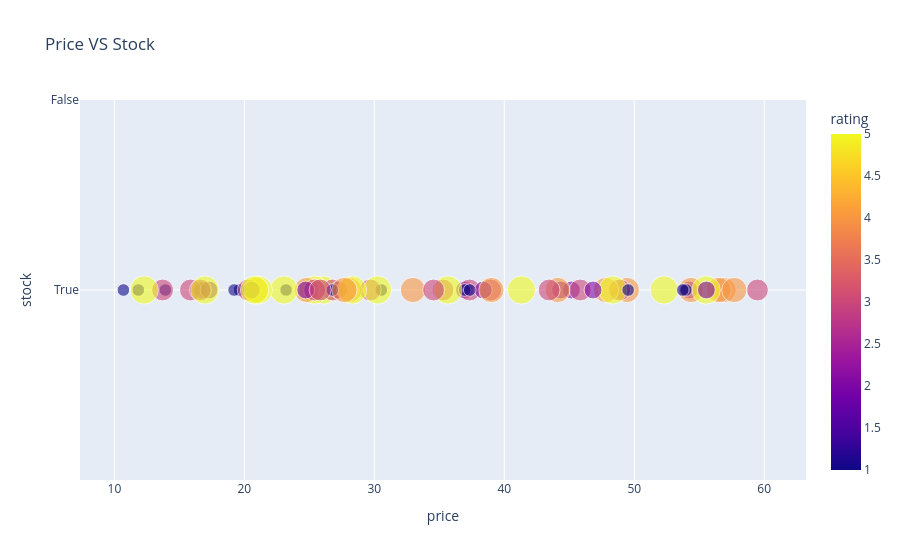

The notebook cell this image was saved under:
### Code cell
fig = px.scatter(
    df,
    x = "price",
    y = "stock",
    color = "rating",
    size = "rating",
    opacity = 0.6,
    hover_data = ["title", "category"],
    title = "Price VS Stock"
)

fig.update_yaxes(
    tickmode = "array",
    tickvals =[0, 1],
    ticktext = ["True", "False"]
)

fig.show()

### Figure 1 — Plotly figure (JSON) as saved in the notebook; plotly's stock layout.template omitted (floating-point values rounded to 4 significant figures; data arrays with more than 128 entries replaced by an {"elided": "..."} marker saying what was removed)
{"data": [{"customdata": {"elided": "69x2 str values"}, "hovertemplate": "price=%{x}<br>stock=%{y}<br>rating=%{marker.color}<br>title=%{customdata[0]}<br>category=%{customdata[1]}<extra></extra>", "legendgroup": "", "marker": {"color": [2, 4, 3, 2, 3, 2, 1, 4, 1, 3, 5, 4, 1, 4, 1, 4, 2, 1, 1, 5, 2, 3, 4, 3, 1, 3, 2, 3, 5, 5, 4, 4, 2, 5, 3, 1, 3, 2, 4, 5, 3, 3, 1, 1, 3, 5, 1, 5, 4, 3, 2, 4, 2, 3, 1, 4, 5, 1, 5, 5, 2, 1, 2, 5, 5, 3, 3, 4, 5], "coloraxis": "coloraxis", "opacity": 0.6, "size": [2, 4, 3, 2, 3, 2, 1, 4, 1, 3, 5, 4, 1, 4, 1, 4, 2, 1, 1, 5, 2, 3, 4, 3, 1, 3, 2, 3, 5, 5, 4, 4, 2, 5, 3, 1, 3, 2, 4, 5, 3, 3, 1, 1, 3, 5, 1, 5, 4, 3, 2, 4, 2, 3, 1, 4, 5, 1, 5, 5, 2, 1, 2, 5, 5, 3, 3, 4, 5], "sizemode": "area", "sizeref": 0.0125, "symbol": "circle"}, "mode": "markers", "name": "", "orientation": "h", "showlegend": false, "type": "scatter", "x": [45.17, 49.43, 48.87, 36.94, 37.33, 44.34, 30.54, 56.88, 23.21, 38.95, 26.08, 47.82, 19.63, 56.5, 16.64, 44.1, 54.21, 13.92, 10.69, 48.35, 16.73, 26.8, 54.36, 35.28, 11.84, 59.48, 27.26, 13.71, 25.37, 52.3, 20.89, 24.8, 38.38, 23.05, 43.45, 19.21, 25.4, 24.72, 57.7, 12.29, 15.85, 20.3, 53.98, 53.74, 29.69, 55.53, 36.95, 30.25, 28.08, 45.84, 20.55, 39.01, 17.28, 16.62, 37.34, 32.97, 28.32, 26.77, 21.07, 35.66, 55.55, 49.53, 46.83, 20.79, 41.32, 34.56, 25.83, 27.7, 16.97], "xaxis": "x", "y": [true, true, true, true, true, true, true, true, true, true, true, true, true, true, true, true, true, true, true, true, true, true, true, true, true, true, true, true, true, true, true, true, true, true, true, true, true, true, true, true, true, true, true, true, true, true, true, true, true, true, true, true, true, true, true, true, true, true, true, true, true, true, true, true, true, true, true, true, true], "yaxis": "y"}], "layout": {"coloraxis": {"colorbar": {"title": {"text": "rating"}}, "colorscale": [[0, "#0d0887"], [0.1111, "#46039f"], [0.2222, "#7201a8"], [0.3333, "#9c179e"], [0.4444, "#bd3786"], [0.5556, "#d8576b"], [0.6667, "#ed7953"], [0.7778, "#fb9f3a"], [0.8889, "#fdca26"], [1, "#f0f921"]]}, "legend": {"itemsizing": "constant", "tracegroupgap": 0}, "title": {"text": "Price VS Stock"}, "xaxis": {"anchor": "y", "domain": [0, 1], "title": {"text": "price"}}, "yaxis": {"anchor": "x", "domain": [0, 1], "tickmode": "array", "ticktext": ["True", "False"], "tickvals": [0, 1], "title": {"text": "stock"}}}}
